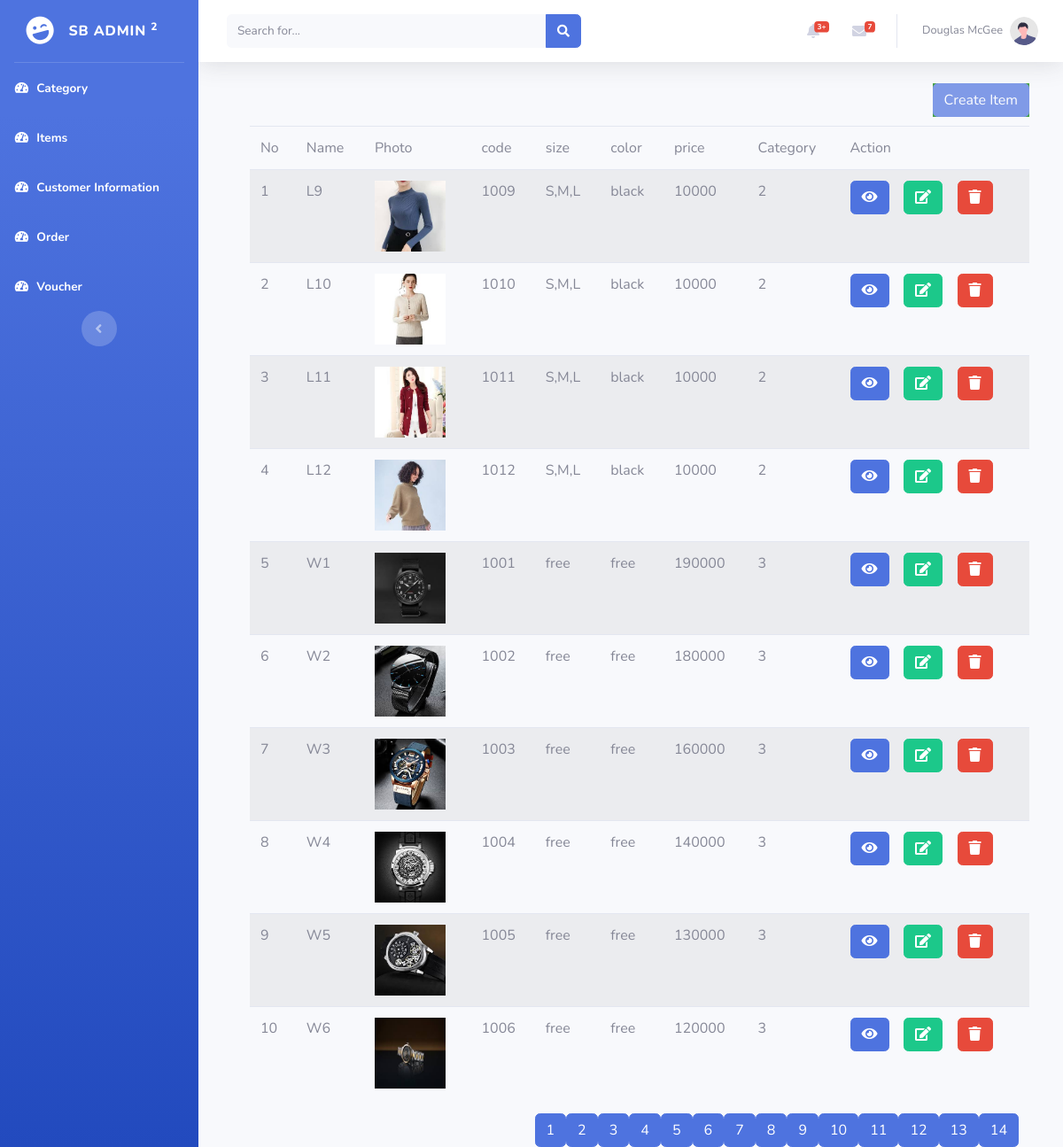
Page /backend/item3.php on the committed database.
### tables this page shows
CREATE TABLE `item` (
  `id` int(11) NOT NULL,
  `name` varchar(255) NOT NULL,
  `photo` varchar(255) NOT NULL,
  `code` varchar(255) NOT NULL,
  `size` varchar(255) NOT NULL,
  `color` varchar(255) NOT NULL,
  `price` varchar(255) NOT NULL,
  `productid` int(11) NOT NULL
);

### backend/include/dbconn.php (called while the page is built, shortened)
<?php
class Database
{
	private static $dbHost='localhost';
	private static $dbName='purchasersystem';
	private static $dbUserName='root';
	private static $dbPassword='';
	private static $cont=null;
	public static function connect(){
	if (null== self::$cont) {
		try{
			self::$cont=new PDO("mysql:host=".self::$dbHost.";"."dbname=".self::$dbName,self::$dbUserName,self::$dbPassword);
		}
		catch (PDOException $e){
			die($e->getMessage());
		}
	}
	return self::$cont;
}
}
?>

### backend/model/item.php (called while the page is built, shortened)
<?php
include_once('include/dbconn.php');
class Item
{
    public function getitem3()
{
    $this->pdo = Database::connect();
    $this->pdo->setAttribute(PDO::ATTR_ERRMODE,PDO::ERRMODE_EXCEPTION);
    $sql="select * from item LIMIT 10 OFFSET 20";
    $stmt=$this->pdo->prepare($sql);
    $stmt->execute();
    $results = $stmt -> fetchAll(PDO::FETCH_ASSOC);
    return $results;
    }
}
?>

### backend/controller/itemcontroller.php (called while the page is built, shortened)
<?php
include_once('model/item.php');
class ItemController extends Item
{
	public function showitem3()
	{
		return $this->getitem3();
	}
}
?>

### backend/item3.php (the view, shortened to what this page needs)
<?php
include_once("controller/itemcontroller.php");
$itemController=new ItemController();
$results=$itemController->showitem3();
?>
<!DOCTYPE html>
<html lang="en">
<head>
    <link href="https://cdnjs.cloudflare.com/ajax/libs/font-awesome/5.15.1/css/all.min.css" rel="stylesheet" type="text/css">
    <link href="css/sb-admin-2.min.css" rel="stylesheet">
</head>
<body id="page-top">
    <div id="wrapper">
        <ul class="navbar-nav bg-gradient-primary sidebar sidebar-dark accordion" id="accordionSidebar">
            <a class="sidebar-brand d-flex align-items-center justify-content-center" href="create_cat.php">
                <div class="sidebar-brand-icon rotate-n-15">
                    <i class="fas fa-laugh-wink"></i>
                </div>
                <div class="sidebar-brand-text mx-3">SB Admin <sup>2</sup></div>
            </a>
            <hr class="sidebar-divider my-0">
            <li class="nav-item active">
                <a class="nav-link" href="catindex.php">
                    <i class="fas fa-fw fa-tachometer-alt"></i>
                    <span>Category</span></a>
            </li>
            <li class="nav-item active">
                <a class="nav-link" href="itemindex.php">
                    <i class="fas fa-fw fa-tachometer-alt"></i>
                    <span>Items</span></a>
            </li>
            <li class="nav-item active">
                <a class="nav-link" href="customerindex.php">
                    <i class="fas fa-fw fa-tachometer-alt"></i>
                    <span>Customer Information</span></a>
            </li>
            <li class="nav-item active">
                <a class="nav-link" href="orderindex.php">
                    <i class="fas fa-fw fa-tachometer-alt"></i>
                    <span>Order</span></a>
            </li>
            <li class="nav-item active">
                <a class="nav-link" href="voucherindex.php">
                    <i class="fas fa-fw fa-tachometer-alt"></i>
                    <span>Voucher</span></a>
            </li>
            <div class="text-center d-none d-md-inline">
                <button class="rounded-circle border-0" id="sidebarToggle"></button>
            </div>
        </ul>
        <div id="content-wrapper" class="d-flex flex-column">
            <div id="content">
                <nav class="navbar navbar-expand navbar-light bg-white topbar mb-4 static-top shadow">
                    <form
                        class="d-none d-sm-inline-block form-inline mr-auto ml-md-3 my-2 my-md-0 mw-100 navbar-search">
                        <div class="input-group">
                            <input type="text" class="form-control bg-light border-0 small" placeholder="Search for..."
                                aria-label="Search" aria-describedby="basic-addon2">
                            <div class="input-group-append">
                                <button class="btn btn-primary" type="button">
                                    <i class="fas fa-search fa-sm"></i>
                                </button>
                            </div>
                        </div>
                    </form>
                    <ul class="navbar-nav ml-auto">
                        <li class="nav-item dropdown no-arrow mx-1">
                            <a class="nav-link dropdown-toggle" href="#" id="alertsDropdown" role="button"
                                data-toggle="dropdown" aria-haspopup="true" aria-expanded="false">
                                <i class="fas fa-bell fa-fw"></i>
                                <span class="badge badge-danger badge-counter">3+</span>
                            </a>
                        </li>
                        <li class="nav-item dropdown no-arrow mx-1">
                            <a class="nav-link dropdown-toggle" href="#" id="messagesDropdown" role="button"
                                data-toggle="dropdown" aria-haspopup="true" aria-expanded="false">
                                <i class="fas fa-envelope fa-fw"></i>
                                <span class="badge badge-danger badge-counter">7</span>
                            </a>
                        </li>
                        <li class="nav-item dropdown no-arrow">
                            <a class="nav-link dropdown-toggle" href="#" id="userDropdown" role="button"
                                data-toggle="dropdown" aria-haspopup="true" aria-expanded="false">
                                <span class="mr-2 d-none d-lg-inline text-gray-600 small">Douglas McGee</span>
                                <img class="img-profile rounded-circle"
                                    src="img/undraw_profile.svg">
                            </a>
                        </li>
                    </ul>
                </nav>
                <div class="container-fluid">
                <div class="container-fluid" style="margin:0 10px 0 10px">
<div class='float-right' style="background-color: green; opacity: 0.7; margin:0 0 10px 0">
    <a href='createitem.php' class='btn btn-primary pull-right'>Create Item</a>
</div>
 <table class="table table-striped" >
<thead>
<tr >
<td >No</td>
<td>Name</td>
<td>Photo</td>
<td>code</td>
<td>size</td>
<td>color</td>
<td>price</td>
<td>Category</td>
<td>Action</td>
</tr>
</thead>
<tbody>
<?php
$i=1;
foreach($results as $result)
{
 ?>
<tr>
<td><?php echo $i++?> </td>
<td><?php echo $result['name'];?> </td>
<td><img src="<?php echo $result['photo'];?>" style="width:80px; height:80px;"></td>
<td><?php echo $result['code'];?> </td>
<td><?php echo $result['size'];?> </td>
<td><?php echo $result['color'];?> </td>
<td><?php echo $result['price'];?> </td>
<td><?php echo $result['productid'];?></td>
<td><a class="btn btn-primary" href="itemview.php?id=<?php echo $result['id'];?>" ><i class="fa fa-eye"></i></a>&nbsp; &nbsp; <a class="btn btn-success" href="itemedit.php?id=<?php echo $result['id'];?>"><i class="fa fa-edit"></i></a>&nbsp; &nbsp; <a class="btn btn-danger" onclick="return deleteuser(<?php echo $result['id'];?>);"><i class="fa fa-trash"></i></a></td>
</tr>
<?php
}
?>
</tbody>
</table>
<div class="container-fluid">
    <div class="row" style="float: right;">
        <a href="itemindex.php" class="btn btn-primary">1</a>
        <a href="item2.php" class="btn btn-primary">2</a>
        <a href="item3.php" class="btn btn-primary">3</a>
        <a href="item4.php" class="btn btn-primary">4</a>
        <a href="item5.php" class="btn btn-primary">5</a>
        <a href="item6.php" class="btn btn-primary">6</a>
        <a href="item7.php" class="btn btn-primary">7</a>
        <a href="item8.php" class="btn btn-primary">8</a>
        <a href="item9.php" class="btn btn-primary">9</a>
        <a href="item10.php" class="btn btn-primary">10</a>
        <a href="item11.php" class="btn btn-primary">11</a>
        <a href="item12.php" class="btn btn-primary">12</a>
        <a href="item13.php" class="btn btn-primary">13</a>
        <a href="item14.php" class="btn btn-primary">14</a>
    </div>
</div>
</div>
                </div>
            </div>
       </div>
        </div>
</body>
</html>

### rows in the picture
item: name "L9", photo (picture), code "1009", size "S,M,L", color "black", price "10000", productid "2"
item: name "L10", photo (picture), code "1010", size "S,M,L", color "black", price "10000", productid "2"
item: name "L11", photo (picture), code "1011", size "S,M,L", color "black", price "10000", productid "2"
item: name "L12", photo (picture), code "1012", size "S,M,L", color "black", price "10000", productid "2"
item: name "W1", photo (picture), code "1001", size "free", color "free", price "190000", productid "3"
item: name "W2", photo (picture), code "1002", size "free", color "free", price "180000", productid "3"
item: name "W3", photo (picture), code "1003", size "free", color "free", price "160000", productid "3"
item: name "W4", photo (picture), code "1004", size "free", color "free", price "140000", productid "3"
item: name "W5", photo (picture), code "1005", size "free", color "free", price "130000", productid "3"
item: name "W6", photo (picture), code "1006", size "free", color "free", price "120000", productid "3"
